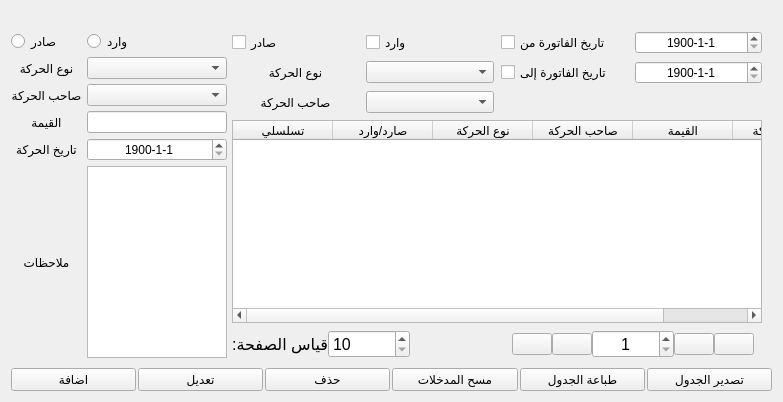
            <widget class="QWidget" name="tab_2">
             <attribute name="title">
              <string>حركة الصندوق</string>
             </attribute>
             <layout class="QVBoxLayout" name="verticalLayout_26">
              <item>
               <layout class="QVBoxLayout" name="verticalLayout_24" stretch="7,1">
                <property name="spacing">
                 <number>2</number>
                </property>
                <property name="bottomMargin">
                 <number>0</number>
                </property>
                <item>
                 <layout class="QHBoxLayout" name="horizontalLayout_31" stretch="2,5">
                  <property name="spacing">
                   <number>5</number>
                  </property>
                  <property name="topMargin">
                   <number>20</number>
                  </property>
                  <property name="bottomMargin">
                   <number>8</number>
                  </property>
                  <item>
                   <layout class="QGridLayout" name="gridLayout_7">
                    <item row="0" column="1">
                     <widget class="QRadioButton" name="radioButton_2">
                      <property name="text">
                       <string>وارد</string>
                      </property>
                     </widget>
                    </item>
                    <item row="4" column="1">
                     <widget class="QDateEdit" name="birth_date_5">
                      <property name="layoutDirection">
                       <enum>Qt::LeftToRight</enum>
                      </property>
                      <property name="locale">
                       <locale language="English" country="Kenya"/>
                      </property>
                      <property name="alignment">
                       <set>Qt::AlignCenter</set>
                      </property>
                      <property name="specialValueText">
                       <string/>
                      </property>
                      <property name="minimumDate">
                       <date>
                        <year>1900</year>
                        <month>1</month>
                        <day>1</day>
                       </date>
                      </property>
                      <property name="displayFormat">
                       <string>yyyy-M-d</string>
                      </property>
                      <property name="date">
                       <date>
                        <year>1900</year>
                        <month>1</month>
                        <day>1</day>
                       </date>
                      </property>
                     </widget>
                    </item>
                    <item row="2" column="0">
                     <widget class="QLabel" name="label_19">
                      <property name="text">
                       <string>صاحب الحركة</string>
                      </property>
                      <property name="alignment">
                       <set>Qt::AlignCenter</set>
                      </property>
                     </widget>
                    </item>
                    <item row="2" column="1">
                     <widget class="QComboBox" name="exit_reason_2">
                      <property name="layoutDirection">
                       <enum>Qt::LeftToRight</enum>
                      </property>
                      <item>
                       <property name="text">
                        <string/>
                       </property>
                      </item>
                      <item>
                       <property name="text">
                        <string>صبياني</string>
                       </property>
                      </item>
                      <item>
                       <property name="text">
                        <string>بناتي</string>
                       </property>
                      </item>
                      <item>
                       <property name="text">
                        <string>نسائي</string>
                       </property>
                      </item>
                     </widget>
                    </item>
                    <item row="4" column="0">
                     <widget class="QLabel" name="label_88">
                      <property name="sizePolicy">
                       <sizepolicy hsizetype="Preferred" vsizetype="Preferred">
                        <horstretch>0</horstretch>
                        <verstretch>0</verstretch>
                       </sizepolicy>
                      </property>
                      <property name="layoutDirection">
                       <enum>Qt::RightToLeft</enum>
                      </property>
                      <property name="text">
                       <string>تاريخ الحركة</string>
                      </property>
                      <property name="alignment">
                       <set>Qt::AlignCenter</set>
                      </property>
                     </widget>
                    </item>
                    <item row="3" column="1">
                     <widget class="QLineEdit" name="m_code_2">
                      <property name="maxLength">
                       <number>11</number>
                      </property>
                      <property name="alignment">
                       <set>Qt::AlignCenter</set>
                      </property>
                     </widget>
                    </item>
                    <item row="0" column="0">
                     <widget class="QRadioButton" name="radioButton">
                      <property name="text">
                       <string>صادر</string>
                      </property>
                     </widget>
                    </item>
                    <item row="1" column="0">
                     <widget class="QLabel" name="label_25">
                      <property name="text">
                       <string>نوع الحركة</string>
                      </property>
                      <property name="alignment">
                       <set>Qt::AlignCenter</set>
                      </property>
                     </widget>
                    </item>
                    <item row="3" column="0">
                     <widget class="QLabel" name="label_12">
                      <property name="text">
                       <string>القيمة</string>
                      </property>
                      <property name="alignment">
                       <set>Qt::AlignCenter</set>
                      </property>
                     </widget>
                    </item>
                    <item row="1" column="1">
                     <widget class="QComboBox" name="comboBox_4">
                      <property name="layoutDirection">
                       <enum>Qt::LeftToRight</enum>
                      </property>
                      <item>
                       <property name="text">
                        <string/>
                       </property>
                      </item>
                      <item>
                       <property name="text">
                        <string>ميني ب ب</string>
                       </property>
                      </item>
                      <item>
                       <property name="text">
                        <string>ب ب</string>
                       </property>
                      </item>
                      <item>
                       <property name="text">
                        <string>وسط</string>
                       </property>
                      </item>
                      <item>
                       <property name="text">
                        <string>محير</string>
                       </property>
                      </item>
                      <item>
                       <property name="text">
                        <string>كبير</string>
                       </property>
                      </item>
                     </widget>
                    </item>
                    <item row="5" column="0">
                     <widget class="QLabel" name="label_23">
                      <property name="sizePolicy">
                       <sizepolicy hsizetype="Preferred" vsizetype="Preferred">
                        <horstretch>0</horstretch>
                        <verstretch>0</verstretch>
                       </sizepolicy>
                      </property>
                      <property name="layoutDirection">
                       <enum>Qt::RightToLeft</enum>
                      </property>
                      <property name="text">
                       <string>ملاحظات</string>
                      </property>
                      <property name="alignment">
                       <set>Qt::AlignCenter</set>
                      </property>
                     </widget>
                    </item>
                    <item row="5" column="1">
                     <widget class="QTextEdit" name="c_note_2">
                      <property name="sizePolicy">
                       <sizepolicy hsizetype="Expanding" vsizetype="Fixed">
                        <horstretch>0</horstretch>
                        <verstretch>0</verstretch>
                       </sizepolicy>
                      </property>
                     </widget>
                    </item>
                   </layout>
                  </item>
                  <item>
                   <layout class="QVBoxLayout" name="verticalLayout_25" stretch="0,0,0">
                    <property name="spacing">
                     <number>7</number>
                    </property>
                    <property name="rightMargin">
                     <number>10</number>
                    </property>
                    <item>
                     <layout class="QGridLayout" name="gridLayout_6">
                      <item row="0" column="2">
                       <widget class="QCheckBox" name="checkBox_2">
                        <property name="sizePolicy">
                         <sizepolicy hsizetype="Expanding" vsizetype="Fixed">
                          <horstretch>0</horstretch>
                          <verstretch>0</verstretch>
                         </sizepolicy>
                        </property>
                        <property name="text">
                         <string>وارد</string>
                        </property>
                       </widget>
                      </item>
                      <item row="1" column="1">
                       <widget class="QLabel" name="label_43">
                        <property name="text">
                         <string>نوع الحركة</string>
                        </property>
                        <property name="alignment">
                         <set>Qt::AlignCenter</set>
                        </property>
                       </widget>
                      </item>
                      <item row="1" column="2">
                       <widget class="QComboBox" name="comboBox_7">
                        <property name="layoutDirection">
                         <enum>Qt::LeftToRight</enum>
                        </property>
                        <item>
                         <property name="text">
                          <string/>
                         </property>
                        </item>
                        <item>
                         <property name="text">
                          <string>ميني ب ب</string>
                         </property>
                        </item>
                        <item>
                         <property name="text">
                          <string>ب ب</string>
                         </property>
                        </item>
                        <item>
                         <property name="text">
                          <string>وسط</string>
                         </property>
                        </item>
                        <item>
                         <property name="text">
                          <string>محير</string>
                         </property>
                        </item>
                        <item>
                         <property name="text">
                          <string>كبير</string>
                         </property>
                        </item>
                       </widget>
                      </item>
                      <item row="2" column="1">
                       <widget class="QLabel" name="label_24">
                        <property name="text">
                         <string>صاحب الحركة</string>
                        </property>
                        <property name="alignment">
                         <set>Qt::AlignCenter</set>
                        </property>
                       </widget>
                      </item>
                      <item row="0" column="1">
                       <widget class="QCheckBox" name="checkBox">
                        <property name="sizePolicy">
                         <sizepolicy hsizetype="Expanding" vsizetype="Fixed">
                          <horstretch>0</horstretch>
                          <verstretch>0</verstretch>
                         </sizepolicy>
                        </property>
                        <property name="text">
                         <string>صادر</string>
                        </property>
                       </widget>
                      </item>
                      <item row="1" column="3">
                       <widget class="QCheckBox" name="ch_bill_date_t_4">
                        <property name="sizePolicy">
                         <sizepolicy hsizetype="Expanding" vsizetype="Fixed">
                          <horstretch>0</horstretch>
                          <verstretch>0</verstretch>
                         </sizepolicy>
                        </property>
                        <property name="text">
                         <string>تاريخ الفاتورة إلى</string>
                        </property>
                       </widget>
                      </item>
                      <item row="2" column="2">
                       <widget class="QComboBox" name="exit_reason_3">
                        <property name="layoutDirection">
                         <enum>Qt::LeftToRight</enum>
                        </property>
                        <item>
                         <property name="text">
                          <string/>
                         </property>
                        </item>
                        <item>
                         <property name="text">
                          <string>صبياني</string>
                         </property>
                        </item>
                        <item>
                         <property name="text">
                          <string>بناتي</string>
                         </property>
                        </item>
                        <item>
                         <property name="text">
                          <string>نسائي</string>
                         </property>
                        </item>
                       </widget>
                      </item>
                      <item row="0" column="3">
                       <widget class="QCheckBox" name="ch_bill_date_f_4">
                        <property name="sizePolicy">
                         <sizepolicy hsizetype="Expanding" vsizetype="Fixed">
                          <horstretch>0</horstretch>
                          <verstretch>0</verstretch>
                         </sizepolicy>
                        </property>
                        <property name="text">
                         <string>تاريخ الفاتورة من</string>
                        </property>
                       </widget>
                      </item>
                      <item row="0" column="4">
                       <widget class="QDateEdit" name="birth_date_6">
                        <property name="layoutDirection">
                         <enum>Qt::LeftToRight</enum>
                        </property>
                        <property name="locale">
                         <locale language="English" country="Kenya"/>
                        </property>
                        <property name="alignment">
                         <set>Qt::AlignCenter</set>
                        </property>
                        <property name="specialValueText">
                         <string/>
                        </property>
                        <property name="minimumDate">
                         <date>
                          <year>1900</year>
                          <month>1</month>
                          <day>1</day>
                         </date>
                        </property>
                        <property name="displayFormat">
                         <string>yyyy-M-d</string>
                        </property>
                        <property name="date">
                         <date>
                          <year>1900</year>
                          <month>1</month>
                          <day>1</day>
                         </date>
                        </property>
                       </widget>
                      </item>
                      <item row="1" column="4">
                       <widget class="QDateEdit" name="birth_date_7">
                        <property name="sizePolicy">
                         <sizepolicy hsizetype="Expanding" vsizetype="Fixed">
                          <horstretch>0</horstretch>
                          <verstretch>0</verstretch>
                         </sizepolicy>
                        </property>
                        <property name="layoutDirection">
                         <enum>Qt::LeftToRight</enum>
                        </property>
                        <property name="locale">
                         <locale language="English" country="Kenya"/>
                        </property>
                        <property name="alignment">
                         <set>Qt::AlignCenter</set>
                        </property>
                        <property name="specialValueText">
                         <string/>
                        </property>
                        <property name="minimumDate">
                         <date>
                          <year>1900</year>
                          <month>1</month>
                          <day>1</day>
                         </date>
                        </property>
                        <property name="displayFormat">
                         <string>yyyy-M-d</string>
                        </property>
                        <property name="date">
                         <date>
                          <year>1900</year>
                          <month>1</month>
                          <day>1</day>
                         </date>
                        </property>
                       </widget>
                      </item>
                     </layout>
                    </item>
                    <item>
                     <widget class="QTableWidget" name="m_table_2">
                      <property name="editTriggers">
                       <set>QAbstractItemView::NoEditTriggers</set>
                      </property>
                      <property name="selectionMode">
                       <enum>QAbstractItemView::SingleSelection</enum>
                      </property>
                      <property name="selectionBehavior">
                       <enum>QAbstractItemView::SelectRows</enum>
                      </property>
                      <attribute name="verticalHeaderVisible">
                       <bool>false</bool>
                      </attribute>
                      <column>
                       <property name="text">
                        <string>تسلسلي</string>
                       </property>
                      </column>
                      <column>
                       <property name="text">
                        <string>صارد/وارد</string>
                       </property>
                      </column>
                      <column>
                       <property name="text">
                        <string>نوع الحركة</string>
                       </property>
                      </column>
                      <column>
                       <property name="text">
                        <string>صاحب الحركة</string>
                       </property>
                      </column>
                      <column>
                       <property name="text">
                        <string>القيمة</string>
                       </property>
                      </column>
                      <column>
                       <property name="text">
                        <string>تاريخ الحركة</string>
                       </property>
                      </column>
                     </widget>
                    </item>
                    <item>
                     <layout class="QHBoxLayout" name="horizontalLayout_32" stretch="2,4,5,1,1,4,1,1">
                      <property name="spacing">
                       <number>0</number>
                      </property>
                      <property name="rightMargin">
                       <number>8</number>
                      </property>
                      <property name="bottomMargin">
                       <number>0</number>
                      </property>
                      <item>
                       <widget class="QLabel" name="label_54">
                        <property name="font">
                         <font>
                          <pointsize>12</pointsize>
                          <weight>50</weight>
                          <italic>false</italic>
                          <bold>false</bold>
                         </font>
                        </property>
                        <property name="text">
                         <string>قياس الصفحة:</string>
                        </property>
                       </widget>
                      </item>
                      <item>
                       <widget class="QSpinBox" name="s_page_size_2">
                        <property name="font">
                         <font>
                          <pointsize>12</pointsize>
                          <weight>50</weight>
                          <italic>false</italic>
                          <bold>false</bold>
                         </font>
                        </property>
                        <property name="minimum">
                         <number>10</number>
                        </property>
                        <property name="maximum">
                         <number>200</number>
                        </property>
                        <property name="singleStep">
                         <number>10</number>
                        </property>
                       </widget>
                      </item>
                      <item>
                       <spacer name="horizontalSpacer_11">
                        <property name="orientation">
                         <enum>Qt::Horizontal</enum>
                        </property>
                        <property name="sizeHint" stdset="0">
                         <size>
                          <width>40</width>
                          <height>20</height>
                         </size>
                        </property>
                       </spacer>
                      </item>
                      <item>
                       <widget class="QPushButton" name="last_2">
                        <property name="text">
                         <string/>
                        </property>
                        <property name="icon">
                         <iconset resource="icons.qrc">
                          <normaloff>:/icons/icons/last-white.png</normaloff>:/icons/icons/last-white.png</iconset>
                        </property>
                        <property name="iconSize">
                         <size>
                          <width>40</width>
                          <height>40</height>
                         </size>
                        </property>
                       </widget>
                      </item>
                      <item>
                       <widget class="QPushButton" name="post_2">
                        <property name="text">
                         <string/>
                        </property>
                        <property name="icon">
                         <iconset resource="icons.qrc">
                          <normaloff>:/icons/icons/next-white.png</normaloff>:/icons/icons/next-white.png</iconset>
                        </property>
                        <property name="iconSize">
                         <size>
                          <width>40</width>
                          <height>40</height>
                         </size>
                        </property>
                       </widget>
                      </item>
                      <item>
                       <widget class="QSpinBox" name="page_num_2">
                        <property name="font">
                         <font>
                          <pointsize>12</pointsize>
                          <weight>50</weight>
                          <italic>false</italic>
                          <bold>false</bold>
                         </font>
                        </property>
                        <property name="alignment">
                         <set>Qt::AlignCenter</set>
                        </property>
                        <property name="minimum">
                         <number>1</number>
                        </property>
                        <property name="maximum">
                         <number>999</number>
                        </property>
                       </widget>
                      </item>
                      <item>
                       <widget class="QPushButton" name="previous_2">
                        <property name="text">
                         <string/>
                        </property>
                        <property name="icon">
                         <iconset resource="icons.qrc">
                          <normaloff>:/icons/icons/previous-white.png</normaloff>:/icons/icons/previous-white.png</iconset>
                        </property>
                        <property name="iconSize">
                         <size>
                          <width>40</width>
                          <height>40</height>
                         </size>
                        </property>
                       </widget>
                      </item>
                      <item>
                       <widget class="QPushButton" name="first_2">
                        <property name="text">
                         <string/>
                        </property>
                        <property name="icon">
                         <iconset resource="icons.qrc">
                          <normaloff>:/icons/icons/first-white.png</normaloff>:/icons/icons/first-white.png</iconset>
                        </property>
                        <property name="iconSize">
                         <size>
                          <width>40</width>
                          <height>40</height>
                         </size>
                        </property>
                       </widget>
                      </item>
                     </layout>
                    </item>
                   </layout>
                  </item>
                 </layout>
                </item>
                <item>
                 <layout class="QHBoxLayout" name="horizontalLayout_33">
                  <item>
                   <widget class="QPushButton" name="btn_add_medicine_2">
                    <property name="text">
                     <string>اضافة</string>
                    </property>
                   </widget>
                  </item>
                  <item>
                   <widget class="QPushButton" name="btn_edit_medicine_2">
                    <property name="text">
                     <string>تعديل</string>
                    </property>
                   </widget>
                  </item>
                  <item>
                   <widget class="QPushButton" name="btn_delete_medicine_2">
                    <property name="text">
                     <string>حذف</string>
                    </property>
                   </widget>
                  </item>
                  <item>
                   <widget class="QPushButton" name="btn_clear_2">
                    <property name="text">
                     <string>مسح المدخلات</string>
                    </property>
                   </widget>
                  </item>
                  <item>
                   <widget class="QPushButton" name="btn_print_m_table_2">
                    <property name="text">
                     <string>طباعة الجدول</string>
                    </property>
                   </widget>
                  </item>
                  <item>
                   <widget class="QPushButton" name="btn_m_to_exel_2">
                    <property name="text">
                     <string>تصدير الجدول</string>
                    </property>
                   </widget>
                  </item>
                 </layout>
                </item>
               </layout>
              </item>
             </layout>
            </widget>
